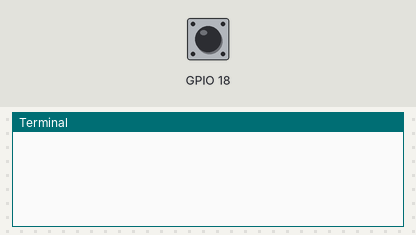
The program below on a simulated Raspberry Pi (BCM pin numbers). On the bench: the last lines printed to the terminal. The test bench sets the inputs (shaded band); at power-on: GPIO 18 LOW. The clock reads 2024-03-15 10:24:30 at power-on unless the program sets it; files the program writes start out absent.

Above: at 1.2 s.
1.3 s: GPIO 18 pulsed HIGH 2 times (0.12 s each, 0.3 s apart)
At 2.8 s:
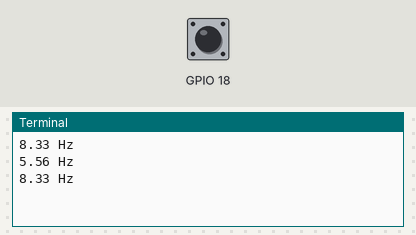
3.4 s: GPIO 18 driven HIGH
At 4.5 s:
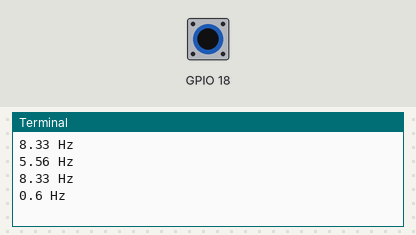
4.9 s: GPIO 18 driven LOW
At 5.7 s:
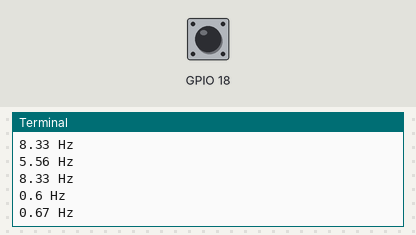
Timing chart, 0 to 7.9 s (numbered marks = the images above; inputs shaded):
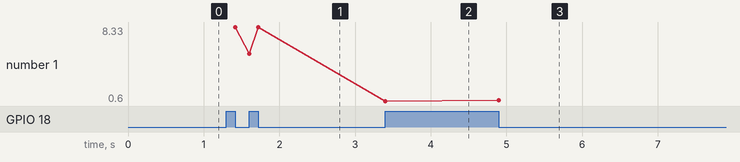

The program:

monitor.py
```python
import sys
import time
from datetime import datetime
import pigpio
import csv

last = [None] * 32
cb = []

csv_file = open("data/frequency_data.csv", mode="w", newline="")
csv_writer = csv.writer(csv_file)
csv_writer.writerow(["Timestamp", "Frequency (Hz)"])


def calculate_frequency(diff: float):
    if diff > 0:
        frequency = 1_000_000 / diff
        return round(frequency, 2)
    else:
        return None


def cbf(GPIO, level, tick):
    global csv_writer
    if last[GPIO] is not None:
        diff = pigpio.tickDiff(last[GPIO], tick)
        frequency = calculate_frequency(diff)
        if frequency:
            print(frequency, "Hz")
            timestamp = datetime.now().strftime("%H:%M:%S")
            csv_writer.writerow([timestamp, frequency])
    last[GPIO] = tick


# This block will only execute if the script is run directly, not when imported as a module
if __name__ == "__main__":
    pi = pigpio.pi()

    if not pi.connected:
        exit()

    if len(sys.argv) == 1:
        # G = range(0, 32)
        G = [18]
    else:
        G = []
        for a in sys.argv[1:]:
            G.append(int(a))

    for g in G:
        cb.append(pi.callback(g, pigpio.EITHER_EDGE, cbf))

    try:
        while True:
            time.sleep(600)
    except KeyboardInterrupt:
        print("\nTidying up")
        for c in cb:
            c.cancel()

    pi.stop()
    csv_file.close()
```

Measured:
- after the input at 1.3 s, the terminal: prints a new line after 0.12 s (image 1)
- after the input at 3.4 s, the terminal: prints a new line at once (image 2)
- after the input at 4.9 s, the terminal: prints a new line at once (image 3)
- plotted number 1: 8.33 → 0.6 after the input at 3.4 s, 0.6 → 0.67 after the input at 4.9 s
